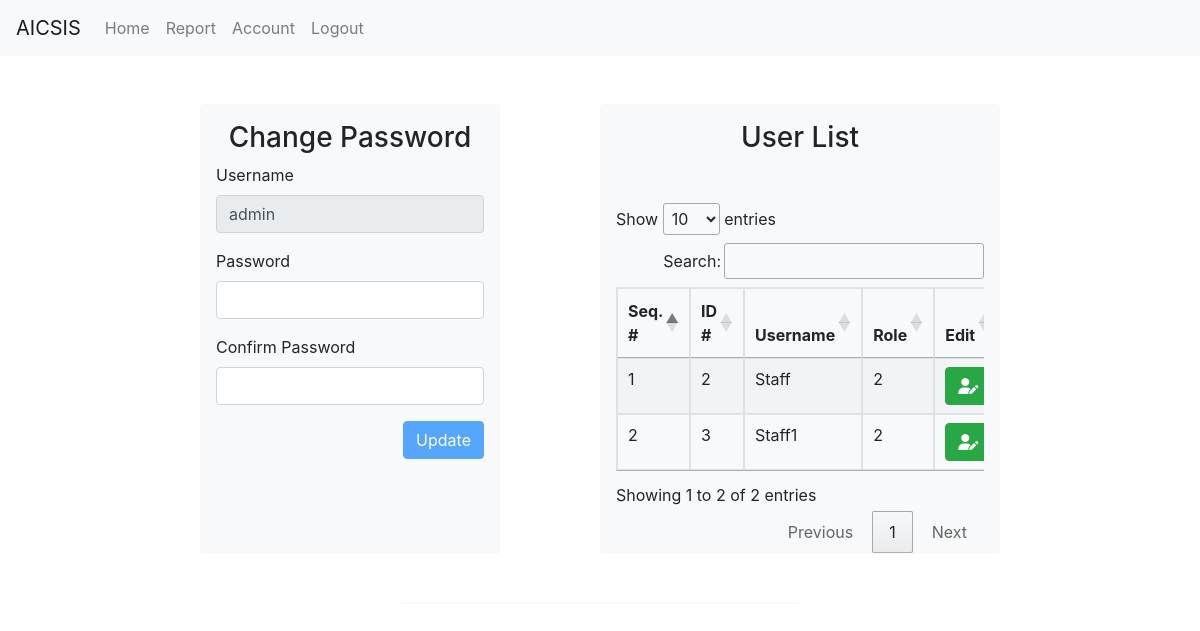
/admin/account.php (signed in), run on the app's committed database.
### tables this page shows
CREATE TABLE `tbl_user` (
  `id` int(11) NOT NULL,
  `username` varchar(255) NOT NULL,
  `password` varchar(255) NOT NULL,
  `role` int(1) NOT NULL,
  `date_created` datetime(5) NOT NULL DEFAULT current_timestamp(5)
);

### admin/account.php (the view, shortened to what this page needs)
<?php
    include('../include/header.php');
    include('../security.php');
    include '../include/navbar.php';
?>
<div class="container-fluid mt-5">
    <div class="row">
        <div class="col-2"></div>
        <div class="col-3 bg-light border border-light rounded">
            <h3 class="text-center mt-3"> Change Password </h3>
                <?php
            $query = "SELECT * FROM tbl_user WHERE username = 'admin' LIMIT 1";
            $query_run = mysqli_query($connection,$query);
            foreach($query_run as $row){
                ?>
                <form action="../code.php" method="post">
                    <div class="form-group">
                        <label for="exampleInputEmail1">Username</label>
                        <input type="twxt" class="form-control" name="uname" value="<?php echo htmlspecialchars($row['username']) ?>" disabled>
                    </div>
                    <div class="form-group">
                        <label for="exampleInputPassword1">Password</label>
                        <input type="password" name="pwd" class="form-control" id="password" onkeyup="CheckPassword(this)" required>
                    </div>
                    <div class="form-group">
                        <label for="exampleInputPassword1">Confirm Password</label>
                        <input type="password" name="pwd1" class="form-control" id="confirm_password" onkeyup='confirmPassword(this);' required>
                    </div>
                    <button type="submit" class="btn btn-primary float-right mb-5" name="btn_change_pwd" id="btn_update_password"> Update </button>
                </form>
                <?php
            }
                ?>
        </div>
        <div class="col-1"></div>
        <div class="col-4 bg-light border border-light rounded">
            <h3 class="text-center mt-3"> User List </h3>
            <div class="table-responsive mt-5">
                <table class="table table-bordered stripe" id="dataTable4" width="100%" cellspacing="0">
                    <thead>
                        <tr>
                            <th> Seq. # </th>
                            <th> ID # </th>
                            <th> Username </th>
                            <th> Role </th>
                            <th> Edit </th>
                        </tr>
                    </thead>
                    <tbody>
                                <?php
                            $query = "SELECT * FROM tbl_user WHERE username != 'admin'";
                            $query_run = mysqli_query($connection,$query);
                                $seq = 1;
                                if (mysqli_num_rows($query_run) > 0){
                                    while($row = mysqli_fetch_assoc($query_run)){
                                            ?>
                                        <tr style="text-transform: capitalize;">
                                            <td><?php echo htmlspecialchars($seq++); ?> </td>
                                            <td><?php echo htmlspecialchars($row['id']); ?> </td>
                                            <td><?php echo htmlspecialchars($row['username']); ?> </td>
                                            <td><?php echo htmlspecialchars($row['role']); ?> </td>
                                            <td>
                                                <button type="button" class="btn btn-success btn-circle"  id="edit_member" data-toggle="modal" data-target="#staticBackdrop4" data-id1="<?php echo htmlspecialchars($row['id']); ?>" >
                                                    <i class="fas fa-user-edit"></i>
                                                </button>
                                            </td>
                                        </tr>
                                                <?php
                                    }
                                }
                                        ?>
                    </tbody>
                </table>
            </div>
        </div>
        <div class="col-2"></div>
    </div>
</div>
<div class="container-fluid mt-5">
    <div class="row">
    <div class="col-4"></div>
    <div class="col-4 bg-light border border-light rounded"> </div>
    <div class="col-4"></div>
    </div>
</div>
<?php
    include('../include/footer.php');
?>

### data on the page
tbl_user: uname "admin"
tbl_user: id "2", username "Staff", role "2"
tbl_user: id "3", username "Staff1", role "2"
